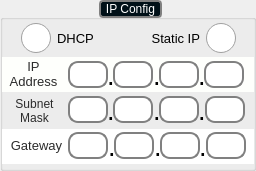
     <widget class="QGroupBox" name="wiredAdapterGroupBox">
      <property name="geometry">
       <rect>
        <x>312</x>
        <y>13</y>
        <width>256</width>
        <height>171</height>
       </rect>
      </property>
      <property name="sizePolicy">
       <sizepolicy hsizetype="Fixed" vsizetype="Preferred">
        <horstretch>0</horstretch>
        <verstretch>0</verstretch>
       </sizepolicy>
      </property>
      <property name="minimumSize">
       <size>
        <width>256</width>
        <height>171</height>
       </size>
      </property>
      <property name="maximumSize">
       <size>
        <width>256</width>
        <height>171</height>
       </size>
      </property>
      <property name="autoFillBackground">
       <bool>false</bool>
      </property>
      <property name="styleSheet">
       <string notr="true">QGroupBox#wiredAdapterGroupBox{
	border: 2px solid gray;
	border-radius: 8px;
    color: rgb(0,0,0);
	margin-top: 8px;
 
	background-color: rgb(238, 255, 211);

}
QGroupBox::title {
     subcontrol-origin: margin;
     subcontrol-position: top center; /* position at the top center */
     padding: 0 3px;
     background-color: qlineargradient(x1: 0, y1: 0, x2: 0, y2: 1,
                                       stop: 0 #FF0ECE, stop: 1 #FFFFFF);
	background: rgb(0, 16, 24);
	color: rgb(255,255,255);
	border: 2px solid gray;
	border-radius: 4px;
 }</string>
      </property>
      <property name="title">
       <string>IP Config</string>
      </property>
      <widget class="QLabel" name="label_15">
       <property name="geometry">
        <rect>
         <x>3</x>
         <y>59</y>
         <width>61</width>
         <height>30</height>
        </rect>
       </property>
       <property name="font">
        <font>
         <pointsize>10</pointsize>
        </font>
       </property>
       <property name="layoutDirection">
        <enum>Qt::LeftToRight</enum>
       </property>
       <property name="styleSheet">
        <string notr="true">color: rgb(43, 43, 43);
background:transparent;</string>
       </property>
       <property name="text">
        <string>IP
Address</string>
       </property>
       <property name="alignment">
        <set>Qt::AlignCenter</set>
       </property>
      </widget>
      <widget class="QLabel" name="label_28">
       <property name="geometry">
        <rect>
         <x>4</x>
         <y>96</y>
         <width>61</width>
         <height>30</height>
        </rect>
       </property>
       <property name="font">
        <font>
         <pointsize>9</pointsize>
        </font>
       </property>
       <property name="layoutDirection">
        <enum>Qt::LeftToRight</enum>
       </property>
       <property name="styleSheet">
        <string notr="true">color: rgb(43, 43, 43);
background:transparent;</string>
       </property>
       <property name="text">
        <string>Subnet
Mask</string>
       </property>
       <property name="alignment">
        <set>Qt::AlignCenter</set>
       </property>
      </widget>
      <widget class="QLabel" name="label_32">
       <property name="geometry">
        <rect>
         <x>4</x>
         <y>130</y>
         <width>65</width>
         <height>30</height>
        </rect>
       </property>
       <property name="font">
        <font>
         <pointsize>10</pointsize>
        </font>
       </property>
       <property name="layoutDirection">
        <enum>Qt::LeftToRight</enum>
       </property>
       <property name="styleSheet">
        <string notr="true">color: rgb(43, 43, 43);
background:transparent;</string>
       </property>
       <property name="text">
        <string>Gateway</string>
       </property>
       <property name="alignment">
        <set>Qt::AlignCenter</set>
       </property>
      </widget>
      <widget class="hobart::tabbableIPLineEdit" name="gatewayLineEdit">
       <property name="geometry">
        <rect>
         <x>68</x>
         <y>132</y>
         <width>40</width>
         <height>27</height>
        </rect>
       </property>
       <property name="sizePolicy">
        <sizepolicy hsizetype="Fixed" vsizetype="Fixed">
         <horstretch>0</horstretch>
         <verstretch>0</verstretch>
        </sizepolicy>
       </property>
       <property name="minimumSize">
        <size>
         <width>40</width>
         <height>27</height>
        </size>
       </property>
       <property name="maximumSize">
        <size>
         <width>40</width>
         <height>27</height>
        </size>
       </property>
       <property name="font">
        <font>
         <pointsize>10</pointsize>
        </font>
       </property>
       <property name="focusPolicy">
        <enum>Qt::StrongFocus</enum>
       </property>
       <property name="styleSheet">
        <string notr="true">border-radius: 10px;
border: 2px solid gray;
background:white;</string>
       </property>
       <property name="text">
        <string notr="true"/>
       </property>
       <property name="alignment">
        <set>Qt::AlignCenter</set>
       </property>
       <property name="placeholderText">
        <string/>
       </property>
      </widget>
      <widget class="hobart::tabbableIPLineEdit" name="subnetMaskLineEdit">
       <property name="geometry">
        <rect>
         <x>68</x>
         <y>96</y>
         <width>40</width>
         <height>27</height>
        </rect>
       </property>
       <property name="sizePolicy">
        <sizepolicy hsizetype="Fixed" vsizetype="Fixed">
         <horstretch>0</horstretch>
         <verstretch>0</verstretch>
        </sizepolicy>
       </property>
       <property name="minimumSize">
        <size>
         <width>40</width>
         <height>27</height>
        </size>
       </property>
       <property name="maximumSize">
        <size>
         <width>40</width>
         <height>27</height>
        </size>
       </property>
       <property name="font">
        <font>
         <pointsize>10</pointsize>
        </font>
       </property>
       <property name="focusPolicy">
        <enum>Qt::StrongFocus</enum>
       </property>
       <property name="styleSheet">
        <string notr="true">border-radius: 10px;
border: 2px solid gray;
background:white;</string>
       </property>
       <property name="text">
        <string notr="true"/>
       </property>
       <property name="alignment">
        <set>Qt::AlignCenter</set>
       </property>
       <property name="placeholderText">
        <string/>
       </property>
      </widget>
      <widget class="hobart::tabbableIPLineEdit" name="ipAddressLineEdit">
       <property name="geometry">
        <rect>
         <x>68</x>
         <y>61</y>
         <width>40</width>
         <height>27</height>
        </rect>
       </property>
       <property name="sizePolicy">
        <sizepolicy hsizetype="Fixed" vsizetype="Fixed">
         <horstretch>0</horstretch>
         <verstretch>0</verstretch>
        </sizepolicy>
       </property>
       <property name="minimumSize">
        <size>
         <width>40</width>
         <height>27</height>
        </size>
       </property>
       <property name="maximumSize">
        <size>
         <width>40</width>
         <height>27</height>
        </size>
       </property>
       <property name="font">
        <font>
         <pointsize>10</pointsize>
        </font>
       </property>
       <property name="focusPolicy">
        <enum>Qt::StrongFocus</enum>
       </property>
       <property name="styleSheet">
        <string notr="true">border-radius: 10px;
border: 2px solid gray;
background:white;</string>
       </property>
       <property name="text">
        <string notr="true"/>
       </property>
       <property name="alignment">
        <set>Qt::AlignCenter</set>
       </property>
       <property name="placeholderText">
        <string/>
       </property>
      </widget>
      <widget class="QRadioButton" name="dhcpRadio">
       <property name="geometry">
        <rect>
         <x>21</x>
         <y>23</y>
         <width>111</width>
         <height>30</height>
        </rect>
       </property>
       <property name="font">
        <font>
         <pointsize>10</pointsize>
        </font>
       </property>
       <property name="autoFillBackground">
        <bool>false</bool>
       </property>
       <property name="styleSheet">
        <string notr="true">QRadioButton::indicator{
width: 30px;
height: 30px;
} </string>
       </property>
       <property name="text">
        <string>DHCP</string>
       </property>
      </widget>
      <widget class="QRadioButton" name="staticIPRadio">
       <property name="geometry">
        <rect>
         <x>135</x>
         <y>23</y>
         <width>101</width>
         <height>30</height>
        </rect>
       </property>
       <property name="font">
        <font>
         <pointsize>10</pointsize>
        </font>
       </property>
       <property name="layoutDirection">
        <enum>Qt::RightToLeft</enum>
       </property>
       <property name="autoFillBackground">
        <bool>false</bool>
       </property>
       <property name="styleSheet">
        <string notr="true">QRadioButton::indicator{
width: 30px;
height: 30px;
} </string>
       </property>
       <property name="text">
        <string>Static IP</string>
       </property>
      </widget>
      <widget class="hobart::tabbableIPLineEdit" name="ipAddressLineEdit_2">
       <property name="geometry">
        <rect>
         <x>113</x>
         <y>61</y>
         <width>40</width>
         <height>27</height>
        </rect>
       </property>
       <property name="sizePolicy">
        <sizepolicy hsizetype="Fixed" vsizetype="Fixed">
         <horstretch>0</horstretch>
         <verstretch>0</verstretch>
        </sizepolicy>
       </property>
       <property name="minimumSize">
        <size>
         <width>40</width>
         <height>27</height>
        </size>
       </property>
       <property name="maximumSize">
        <size>
         <width>40</width>
         <height>27</height>
        </size>
       </property>
       <property name="font">
        <font>
         <pointsize>10</pointsize>
        </font>
       </property>
       <property name="focusPolicy">
        <enum>Qt::StrongFocus</enum>
       </property>
       <property name="styleSheet">
        <string notr="true">border-radius: 10px;
border: 2px solid gray;
background:white;</string>
       </property>
       <property name="text">
        <string notr="true"/>
       </property>
       <property name="alignment">
        <set>Qt::AlignCenter</set>
       </property>
       <property name="placeholderText">
        <string/>
       </property>
      </widget>
      <widget class="hobart::tabbableIPLineEdit" name="ipAddressLineEdit_3">
       <property name="geometry">
        <rect>
         <x>159</x>
         <y>61</y>
         <width>40</width>
         <height>27</height>
        </rect>
       </property>
       <property name="sizePolicy">
        <sizepolicy hsizetype="Fixed" vsizetype="Fixed">
         <horstretch>0</horstretch>
         <verstretch>0</verstretch>
        </sizepolicy>
       </property>
       <property name="minimumSize">
        <size>
         <width>40</width>
         <height>27</height>
        </size>
       </property>
       <property name="maximumSize">
        <size>
         <width>40</width>
         <height>27</height>
        </size>
       </property>
       <property name="font">
        <font>
         <pointsize>10</pointsize>
        </font>
       </property>
       <property name="focusPolicy">
        <enum>Qt::StrongFocus</enum>
       </property>
       <property name="styleSheet">
        <string notr="true">border-radius: 10px;
border: 2px solid gray;
background:white;</string>
       </property>
       <property name="text">
        <string notr="true"/>
       </property>
       <property name="alignment">
        <set>Qt::AlignCenter</set>
       </property>
       <property name="placeholderText">
        <string/>
       </property>
      </widget>
      <widget class="hobart::tabbableIPLineEdit" name="ipAddressLineEdit_4">
       <property name="geometry">
        <rect>
         <x>204</x>
         <y>61</y>
         <width>40</width>
         <height>27</height>
        </rect>
       </property>
       <property name="sizePolicy">
        <sizepolicy hsizetype="Fixed" vsizetype="Fixed">
         <horstretch>0</horstretch>
         <verstretch>0</verstretch>
        </sizepolicy>
       </property>
       <property name="minimumSize">
        <size>
         <width>40</width>
         <height>27</height>
        </size>
       </property>
       <property name="maximumSize">
        <size>
         <width>40</width>
         <height>27</height>
        </size>
       </property>
       <property name="font">
        <font>
         <pointsize>10</pointsize>
        </font>
       </property>
       <property name="focusPolicy">
        <enum>Qt::StrongFocus</enum>
       </property>
       <property name="styleSheet">
        <string notr="true">border-radius: 10px;
border: 2px solid gray;
background:white;</string>
       </property>
       <property name="text">
        <string notr="true"/>
       </property>
       <property name="alignment">
        <set>Qt::AlignCenter</set>
       </property>
       <property name="placeholderText">
        <string/>
       </property>
      </widget>
      <widget class="QLabel" name="label_2">
       <property name="geometry">
        <rect>
         <x>107</x>
         <y>60</y>
         <width>11</width>
         <height>31</height>
        </rect>
       </property>
       <property name="font">
        <font>
         <pointsize>20</pointsize>
        </font>
       </property>
       <property name="text">
        <string>.</string>
       </property>
      </widget>
      <widget class="QLabel" name="label_3">
       <property name="geometry">
        <rect>
         <x>153</x>
         <y>60</y>
         <width>11</width>
         <height>31</height>
        </rect>
       </property>
       <property name="font">
        <font>
         <pointsize>20</pointsize>
        </font>
       </property>
       <property name="text">
        <string>.</string>
       </property>
      </widget>
      <widget class="QLabel" name="label_4">
       <property name="geometry">
        <rect>
         <x>198</x>
         <y>60</y>
         <width>11</width>
         <height>31</height>
        </rect>
       </property>
       <property name="font">
        <font>
         <pointsize>20</pointsize>
        </font>
       </property>
       <property name="text">
        <string>.</string>
       </property>
      </widget>
      <widget class="QLabel" name="label_7">
       <property name="geometry">
        <rect>
         <x>2</x>
         <y>129</y>
         <width>252</width>
         <height>35</height>
        </rect>
       </property>
       <property name="styleSheet">
        <string notr="true">background-color: rgb(255,255,255);</string>
       </property>
       <property name="text">
        <string/>
       </property>
      </widget>
      <widget class="QLabel" name="label_13">
       <property name="geometry">
        <rect>
         <x>2</x>
         <y>57</y>
         <width>252</width>
         <height>35</height>
        </rect>
       </property>
       <property name="styleSheet">
        <string notr="true">background-color: rgb(254, 255, 252);</string>
       </property>
       <property name="text">
        <string/>
       </property>
      </widget>
      <widget class="hobart::tabbableIPLineEdit" name="subnetMaskLineEdit_2">
       <property name="geometry">
        <rect>
         <x>113</x>
         <y>96</y>
         <width>40</width>
         <height>27</height>
        </rect>
       </property>
       <property name="sizePolicy">
        <sizepolicy hsizetype="Fixed" vsizetype="Fixed">
         <horstretch>0</horstretch>
         <verstretch>0</verstretch>
        </sizepolicy>
       </property>
       <property name="minimumSize">
        <size>
         <width>40</width>
         <height>27</height>
        </size>
       </property>
       <property name="maximumSize">
        <size>
         <width>40</width>
         <height>27</height>
        </size>
       </property>
       <property name="font">
        <font>
         <pointsize>10</pointsize>
        </font>
       </property>
       <property name="focusPolicy">
        <enum>Qt::StrongFocus</enum>
       </property>
       <property name="styleSheet">
        <string notr="true">border-radius: 10px;
border: 2px solid gray;
background:white;</string>
       </property>
       <property name="text">
        <string notr="true"/>
       </property>
       <property name="alignment">
        <set>Qt::AlignCenter</set>
       </property>
       <property name="placeholderText">
        <string/>
       </property>
      </widget>
      <widget class="hobart::tabbableIPLineEdit" name="subnetMaskLineEdit_3">
       <property name="geometry">
        <rect>
         <x>159</x>
         <y>96</y>
         <width>40</width>
         <height>27</height>
        </rect>
       </property>
       <property name="sizePolicy">
        <sizepolicy hsizetype="Fixed" vsizetype="Fixed">
         <horstretch>0</horstretch>
         <verstretch>0</verstretch>
        </sizepolicy>
       </property>
       <property name="minimumSize">
        <size>
         <width>40</width>
         <height>27</height>
        </size>
       </property>
       <property name="maximumSize">
        <size>
         <width>40</width>
         <height>27</height>
        </size>
       </property>
       <property name="font">
        <font>
         <pointsize>10</pointsize>
        </font>
       </property>
       <property name="focusPolicy">
        <enum>Qt::StrongFocus</enum>
       </property>
       <property name="styleSheet">
        <string notr="true">border-radius: 10px;
border: 2px solid gray;
background:white;</string>
       </property>
       <property name="text">
        <string notr="true"/>
       </property>
       <property name="alignment">
        <set>Qt::AlignCenter</set>
       </property>
       <property name="placeholderText">
        <string/>
       </property>
      </widget>
      <widget class="hobart::tabbableIPLineEdit" name="subnetMaskLineEdit_4">
       <property name="geometry">
        <rect>
         <x>205</x>
         <y>96</y>
         <width>40</width>
         <height>27</height>
        </rect>
       </property>
       <property name="sizePolicy">
        <sizepolicy hsizetype="Fixed" vsizetype="Fixed">
         <horstretch>0</horstretch>
         <verstretch>0</verstretch>
        </sizepolicy>
       </property>
       <property name="minimumSize">
        <size>
         <width>40</width>
         <height>27</height>
        </size>
       </property>
       <property name="maximumSize">
        <size>
         <width>40</width>
         <height>27</height>
        </size>
       </property>
       <property name="font">
        <font>
         <pointsize>10</pointsize>
        </font>
       </property>
       <property name="focusPolicy">
        <enum>Qt::StrongFocus</enum>
       </property>
       <property name="styleSheet">
        <string notr="true">border-radius: 10px;
border: 2px solid gray;
background:white;</string>
       </property>
       <property name="text">
        <string notr="true"/>
       </property>
       <property name="alignment">
        <set>Qt::AlignCenter</set>
       </property>
       <property name="placeholderText">
        <string/>
       </property>
      </widget>
      <widget class="QLabel" name="label_16">
       <property name="geometry">
        <rect>
         <x>153</x>
         <y>95</y>
         <width>11</width>
         <height>31</height>
        </rect>
       </property>
       <property name="font">
        <font>
         <pointsize>20</pointsize>
        </font>
       </property>
       <property name="text">
        <string>.</string>
       </property>
      </widget>
      <widget class="QLabel" name="label_17">
       <property name="geometry">
        <rect>
         <x>198</x>
         <y>95</y>
         <width>11</width>
         <height>31</height>
        </rect>
       </property>
       <property name="font">
        <font>
         <pointsize>20</pointsize>
        </font>
       </property>
       <property name="text">
        <string>.</string>
       </property>
      </widget>
      <widget class="QLabel" name="label_21">
       <property name="geometry">
        <rect>
         <x>107</x>
         <y>95</y>
         <width>11</width>
         <height>31</height>
        </rect>
       </property>
       <property name="font">
        <font>
         <pointsize>20</pointsize>
        </font>
       </property>
       <property name="text">
        <string>.</string>
       </property>
      </widget>
      <widget class="hobart::tabbableIPLineEdit" name="gatewayLineEdit_2">
       <property name="geometry">
        <rect>
         <x>114</x>
         <y>132</y>
         <width>40</width>
         <height>27</height>
        </rect>
       </property>
       <property name="sizePolicy">
        <sizepolicy hsizetype="Fixed" vsizetype="Fixed">
         <horstretch>0</horstretch>
         <verstretch>0</verstretch>
        </sizepolicy>
       </property>
       <property name="minimumSize">
        <size>
         <width>40</width>
         <height>27</height>
        </size>
       </property>
       <property name="maximumSize">
        <size>
         <width>40</width>
         <height>27</height>
        </size>
       </property>
       <property name="font">
        <font>
         <pointsize>10</pointsize>
        </font>
       </property>
       <property name="focusPolicy">
        <enum>Qt::StrongFocus</enum>
       </property>
       <property name="styleSheet">
        <string notr="true">border-radius: 10px;
border: 2px solid gray;
background:white;</string>
       </property>
       <property name="text">
        <string notr="true"/>
       </property>
       <property name="alignment">
        <set>Qt::AlignCenter</set>
       </property>
       <property name="placeholderText">
        <string/>
       </property>
      </widget>
      <widget class="hobart::tabbableIPLineEdit" name="gatewayLineEdit_3">
       <property name="geometry">
        <rect>
         <x>160</x>
         <y>132</y>
         <width>40</width>
         <height>27</height>
        </rect>
       </property>
       <property name="sizePolicy">
        <sizepolicy hsizetype="Fixed" vsizetype="Fixed">
         <horstretch>0</horstretch>
         <verstretch>0</verstretch>
        </sizepolicy>
       </property>
       <property name="minimumSize">
        <size>
         <width>40</width>
         <height>27</height>
        </size>
       </property>
       <property name="maximumSize">
        <size>
         <width>40</width>
         <height>27</height>
        </size>
       </property>
       <property name="font">
        <font>
         <pointsize>10</pointsize>
        </font>
       </property>
       <property name="focusPolicy">
        <enum>Qt::StrongFocus</enum>
       </property>
       <property name="styleSheet">
        <string notr="true">border-radius: 10px;
border: 2px solid gray;
background:white;</string>
       </property>
       <property name="text">
        <string notr="true"/>
       </property>
       <property name="alignment">
        <set>Qt::AlignCenter</set>
       </property>
       <property name="placeholderText">
        <string/>
       </property>
      </widget>
      <widget class="hobart::tabbableIPLineEdit" name="gatewayLineEdit_4">
       <property name="geometry">
        <rect>
         <x>206</x>
         <y>132</y>
         <width>40</width>
         <height>27</height>
        </rect>
       </property>
       <property name="sizePolicy">
        <sizepolicy hsizetype="Fixed" vsizetype="Fixed">
         <horstretch>0</horstretch>
         <verstretch>0</verstretch>
        </sizepolicy>
       </property>
       <property name="minimumSize">
        <size>
         <width>40</width>
         <height>27</height>
        </size>
       </property>
       <property name="maximumSize">
        <size>
         <width>40</width>
         <height>27</height>
        </size>
       </property>
       <property name="font">
        <font>
         <pointsize>10</pointsize>
        </font>
       </property>
       <property name="focusPolicy">
        <enum>Qt::StrongFocus</enum>
       </property>
       <property name="styleSheet">
        <string notr="true">border-radius: 10px;
border: 2px solid gray;
background:white;</string>
       </property>
       <property name="text">
        <string notr="true"/>
       </property>
       <property name="alignment">
        <set>Qt::AlignCenter</set>
       </property>
       <property name="placeholderText">
        <string/>
       </property>
      </widget>
      <widget class="QLabel" name="label_22">
       <property name="geometry">
        <rect>
         <x>154</x>
         <y>131</y>
         <width>11</width>
         <height>31</height>
        </rect>
       </property>
       <property name="font">
        <font>
         <pointsize>20</pointsize>
        </font>
       </property>
       <property name="text">
        <string>.</string>
       </property>
      </widget>
      <widget class="QLabel" name="label_23">
       <property name="geometry">
        <rect>
         <x>199</x>
         <y>131</y>
         <width>11</width>
         <height>31</height>
        </rect>
       </property>
       <property name="font">
        <font>
         <pointsize>20</pointsize>
        </font>
       </property>
       <property name="text">
        <string>.</string>
       </property>
      </widget>
      <widget class="QLabel" name="label_30">
       <property name="geometry">
        <rect>
         <x>108</x>
         <y>131</y>
         <width>11</width>
         <height>31</height>
        </rect>
       </property>
       <property name="font">
        <font>
         <pointsize>20</pointsize>
        </font>
       </property>
       <property name="text">
        <string>.</string>
       </property>
      </widget>
      <zorder>label_7</zorder>
      <zorder>label_13</zorder>
      <zorder>label_15</zorder>
      <zorder>label_28</zorder>
      <zorder>label_32</zorder>
      <zorder>gatewayLineEdit</zorder>
      <zorder>subnetMaskLineEdit</zorder>
      <zorder>ipAddressLineEdit</zorder>
      <zorder>dhcpRadio</zorder>
      <zorder>staticIPRadio</zorder>
      <zorder>ipAddressLineEdit_2</zorder>
      <zorder>ipAddressLineEdit_3</zorder>
      <zorder>ipAddressLineEdit_4</zorder>
      <zorder>label_2</zorder>
      <zorder>label_3</zorder>
      <zorder>label_4</zorder>
      <zorder>subnetMaskLineEdit_2</zorder>
      <zorder>subnetMaskLineEdit_3</zorder>
      <zorder>subnetMaskLineEdit_4</zorder>
      <zorder>label_16</zorder>
      <zorder>label_17</zorder>
      <zorder>label_21</zorder>
      <zorder>gatewayLineEdit_2</zorder>
      <zorder>gatewayLineEdit_3</zorder>
      <zorder>gatewayLineEdit_4</zorder>
      <zorder>label_22</zorder>
      <zorder>label_23</zorder>
      <zorder>label_30</zorder>
     </widget>
